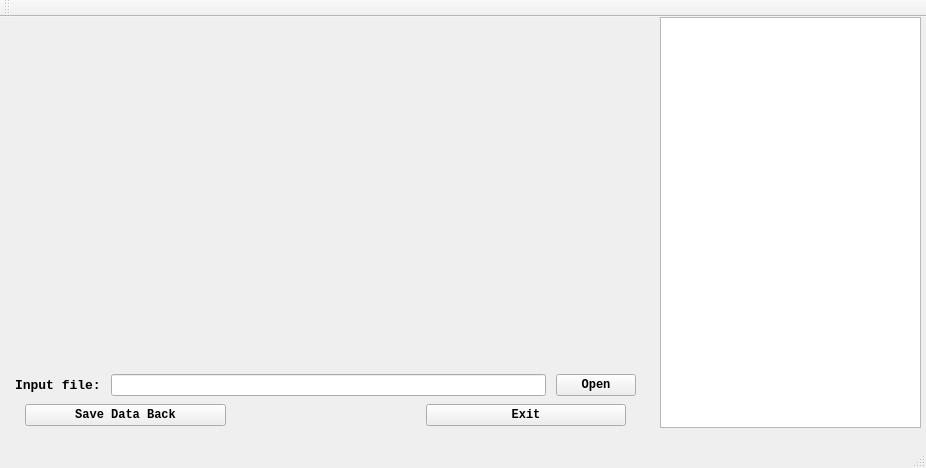
<?xml version="1.0" encoding="UTF-8"?>
<ui version="4.0">
 <class>MainWindow</class>
 <widget class="QMainWindow" name="MainWindow">
  <property name="geometry">
   <rect>
    <x>0</x>
    <y>0</y>
    <width>926</width>
    <height>468</height>
   </rect>
  </property>
  <property name="font">
   <font>
    <family>Consolas</family>
    <weight>75</weight>
    <bold>true</bold>
   </font>
  </property>
  <property name="windowTitle">
   <string>PlotData</string>
  </property>
  <property name="locale">
   <locale language="English" country="UnitedStates"/>
  </property>
  <property name="dockOptions">
   <set>QMainWindow::AllowTabbedDocks</set>
  </property>
  <widget class="QWidget" name="centralWidget">
   <widget class="QWidget" name="verticalLayoutWidget">
    <property name="geometry">
     <rect>
      <x>0</x>
      <y>350</y>
      <width>651</width>
      <height>66</height>
     </rect>
    </property>
    <layout class="QVBoxLayout" name="verticalLayout">
     <property name="leftMargin">
      <number>5</number>
     </property>
     <property name="topMargin">
      <number>5</number>
     </property>
     <property name="rightMargin">
      <number>5</number>
     </property>
     <property name="bottomMargin">
      <number>5</number>
     </property>
     <item>
      <layout class="QHBoxLayout" name="horizontalLayout_2">
       <property name="spacing">
        <number>10</number>
       </property>
       <property name="leftMargin">
        <number>10</number>
       </property>
       <property name="rightMargin">
        <number>10</number>
       </property>
       <item>
        <widget class="QLabel" name="label">
         <property name="font">
          <font>
           <family>Consolas</family>
           <pointsize>10</pointsize>
          </font>
         </property>
         <property name="locale">
          <locale language="English" country="UnitedStates"/>
         </property>
         <property name="text">
          <string>Input file:</string>
         </property>
        </widget>
       </item>
       <item>
        <widget class="QLineEdit" name="lineEdit">
         <property name="font">
          <font>
           <family>Consolas</family>
          </font>
         </property>
        </widget>
       </item>
       <item>
        <widget class="QPushButton" name="pushButton">
         <property name="font">
          <font>
           <family>Consolas</family>
          </font>
         </property>
         <property name="text">
          <string>Open</string>
         </property>
        </widget>
       </item>
      </layout>
     </item>
     <item>
      <layout class="QHBoxLayout" name="horizontalLayout_3">
       <property name="spacing">
        <number>200</number>
       </property>
       <property name="leftMargin">
        <number>20</number>
       </property>
       <property name="rightMargin">
        <number>20</number>
       </property>
       <item>
        <widget class="QPushButton" name="pushButton_3">
         <property name="text">
          <string>Save Data Back</string>
         </property>
        </widget>
       </item>
       <item>
        <widget class="QPushButton" name="pushButton_2">
         <property name="text">
          <string>Exit</string>
         </property>
        </widget>
       </item>
      </layout>
     </item>
    </layout>
   </widget>
   <widget class="QCustomPlot" name="customPlot" native="true">
    <property name="geometry">
     <rect>
      <x>0</x>
      <y>0</y>
      <width>651</width>
      <height>341</height>
     </rect>
    </property>
   </widget>
   <widget class="QTableView" name="tableView">
    <property name="geometry">
     <rect>
      <x>660</x>
      <y>0</y>
      <width>261</width>
      <height>411</height>
     </rect>
    </property>
   </widget>
  </widget>
  <widget class="QMenuBar" name="menuBar">
   <property name="geometry">
    <rect>
     <x>0</x>
     <y>0</y>
     <width>926</width>
     <height>20</height>
    </rect>
   </property>
   <property name="locale">
    <locale language="English" country="UnitedStates"/>
   </property>
  </widget>
  <widget class="QToolBar" name="mainToolBar">
   <attribute name="toolBarArea">
    <enum>TopToolBarArea</enum>
   </attribute>
   <attribute name="toolBarBreak">
    <bool>true</bool>
   </attribute>
  </widget>
  <widget class="QStatusBar" name="statusBar"/>
 </widget>
 <layoutdefault spacing="6" margin="11"/>
 <customwidgets>
  <customwidget>
   <class>QCustomPlot</class>
   <extends>QWidget</extends>
   <header location="global">../../qcustomplot.h</header>
   <container>1</container>
  </customwidget>
 </customwidgets>
 <resources/>
 <connections/>
</ui>
